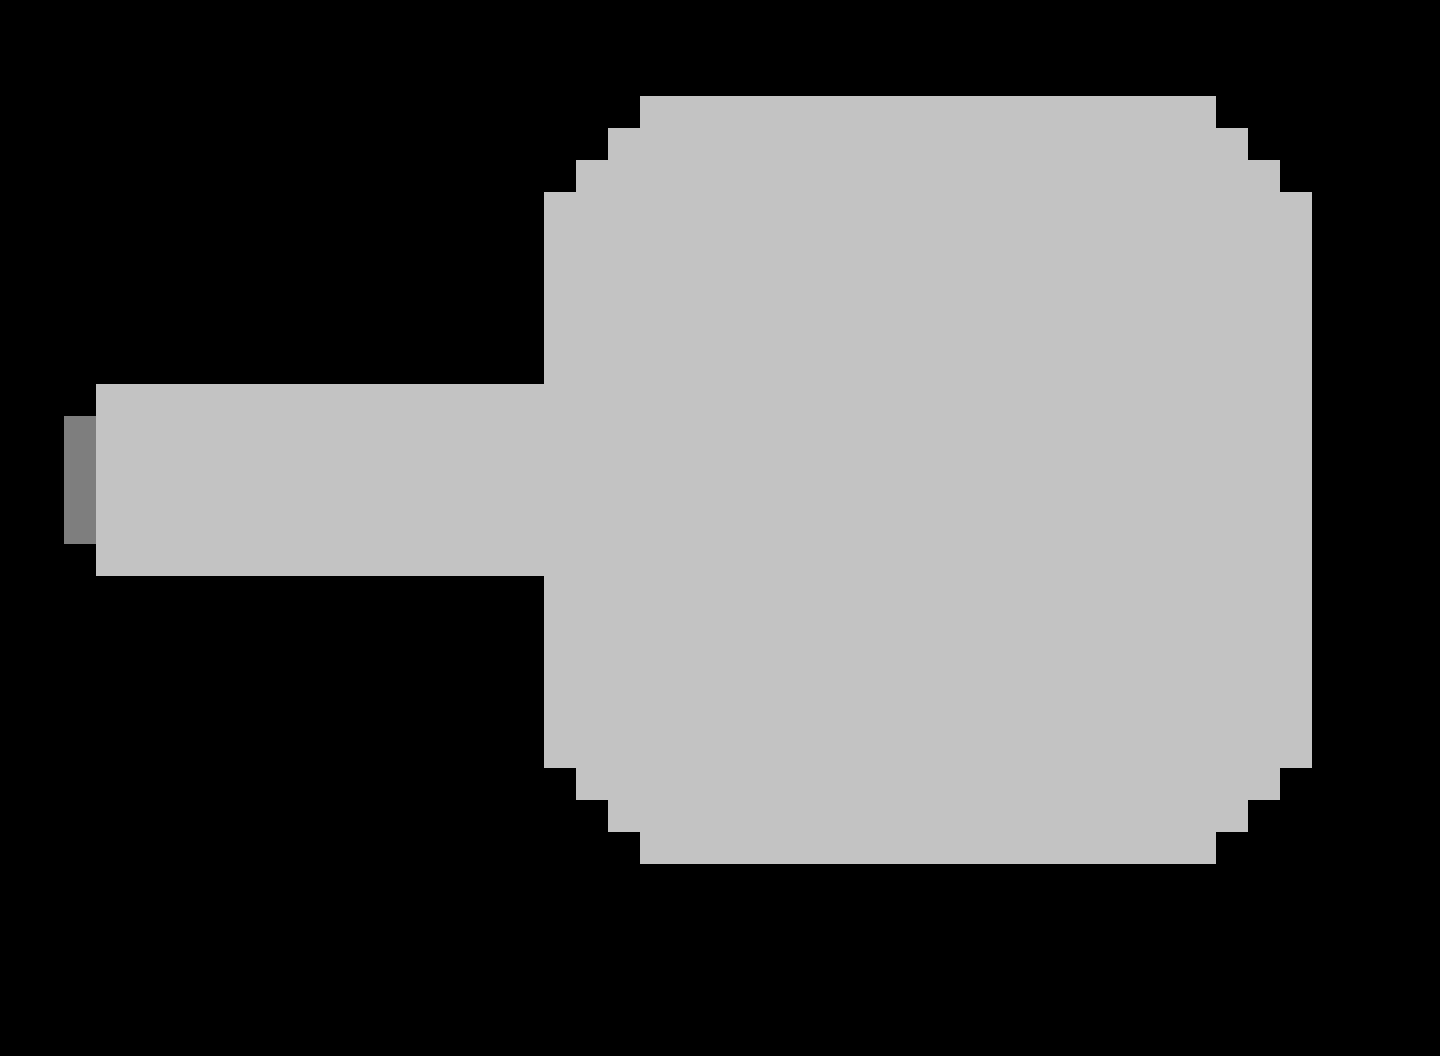

A level layout from a 2D game, rendered from its tile map. Below: a short description, then the map file with its tile-grid data intact:
An orthogonal 45x33 tile map with 32x32 px tiles, 2 tile layers (Calque de Tuiles 1, map base).

<map version="1.9" tiledversion="1.9.2" orientation="orthogonal" renderorder="right-down" width="45" height="33" tilewidth="32" tileheight="32" infinite="0" nextlayerid="3" nextobjectid="1">
 <tileset firstgid="1" name="tuile test" tilewidth="32" tileheight="32" tilecount="20" columns="5">
  <image source="../test placeholder.png" width="160" height="128" />
 </tileset>
 <layer id="1" name="Calque de Tuiles 1" width="45" height="33">
  <data encoding="csv">
0,0,0,0,0,0,0,0,0,0,0,0,0,0,0,0,0,0,0,0,0,0,0,0,0,0,0,0,0,0,0,0,0,0,0,0,0,0,0,0,0,0,0,0,0,
0,0,0,0,0,0,0,0,0,0,0,0,0,0,0,0,0,0,0,0,0,0,0,0,0,0,0,0,0,0,0,0,0,0,0,0,0,0,0,0,0,0,0,0,0,
0,0,0,0,0,0,0,0,0,0,0,0,0,0,0,0,0,0,0,0,0,0,0,0,0,0,0,0,0,0,0,0,0,0,0,0,0,0,0,0,0,0,0,0,0,
0,0,0,0,0,0,0,0,0,0,0,0,0,0,0,0,0,0,0,0,0,0,0,0,0,0,0,0,0,0,0,0,0,0,0,0,0,0,0,0,0,0,0,0,0,
0,0,0,0,0,0,0,0,0,0,0,0,0,0,0,0,0,0,0,0,0,0,0,0,0,0,0,0,0,0,0,0,0,0,0,0,0,0,0,0,0,0,0,0,0,
0,0,0,0,0,0,0,0,0,0,0,0,0,0,0,0,0,0,0,0,0,0,0,0,0,0,0,0,0,0,0,0,0,0,0,0,0,0,0,0,0,0,0,0,0,
0,0,0,0,0,0,0,0,0,0,0,0,0,0,0,0,0,0,0,0,0,0,0,0,0,0,0,0,0,0,0,0,0,0,0,0,0,0,0,0,0,0,0,0,0,
0,0,0,0,0,0,0,0,0,0,0,0,0,0,0,0,0,0,0,0,0,0,0,0,0,0,0,0,0,0,0,0,0,0,0,0,0,0,0,0,0,0,0,0,0,
0,0,0,0,0,0,0,0,0,0,0,0,0,0,0,0,0,0,0,0,0,0,0,0,0,0,0,0,0,0,0,0,0,0,0,0,0,0,0,0,0,0,0,0,0,
0,0,0,0,0,0,0,0,0,0,0,0,0,0,0,0,0,0,0,0,0,0,0,0,0,0,0,0,0,0,0,0,0,0,0,0,0,0,0,0,0,0,0,0,0,
0,0,0,0,0,0,0,0,0,0,0,0,0,0,0,0,0,0,0,0,0,0,0,0,0,0,0,0,0,0,0,0,0,0,0,0,0,0,0,0,0,0,0,0,0,
0,0,0,0,0,0,0,0,0,0,0,0,0,0,0,0,0,0,0,0,0,0,0,0,0,0,0,0,0,0,0,0,0,0,0,0,0,0,0,0,0,0,0,0,0,
0,0,0,0,0,0,0,0,0,0,0,0,0,0,0,0,0,0,0,0,0,0,0,0,0,0,0,0,0,0,0,0,0,0,0,0,0,0,0,0,0,0,0,0,0,
0,0,0,0,0,0,0,0,0,0,0,0,0,0,0,0,0,0,0,0,0,0,0,0,0,0,0,0,0,0,0,0,0,0,0,0,0,0,0,0,0,0,0,0,0,
0,0,0,0,0,0,0,0,0,0,0,0,0,0,0,0,0,0,0,0,0,0,0,0,0,0,0,0,0,0,0,0,0,0,0,0,0,0,0,0,0,0,0,0,0,
0,0,0,0,0,0,0,0,0,0,0,0,0,0,0,0,0,0,0,0,0,0,0,0,0,0,0,0,0,0,0,0,0,0,0,0,0,0,0,0,0,0,0,0,0,
0,0,0,0,0,0,0,0,0,0,0,0,0,0,0,0,0,0,0,0,0,0,0,0,0,0,0,0,0,0,0,0,0,0,0,0,0,0,0,0,0,0,0,0,0,
0,0,0,0,0,0,0,0,0,0,0,0,0,0,0,0,0,0,0,0,0,0,0,0,0,0,0,0,0,0,0,0,0,0,0,0,0,0,0,0,0,0,0,0,0,
0,0,0,0,0,0,0,0,0,0,0,0,0,0,0,0,0,0,0,0,0,0,0,0,0,0,0,0,0,0,0,0,0,0,0,0,0,0,0,0,0,0,0,0,0,
0,0,0,0,0,0,0,0,0,0,0,0,0,0,0,0,0,0,0,0,0,0,0,0,0,0,0,0,0,0,0,0,0,0,0,0,0,0,0,0,0,0,0,0,0,
0,0,0,0,0,0,0,0,0,0,0,0,0,0,0,0,0,0,0,0,0,0,0,0,0,0,0,0,0,0,0,0,0,0,0,0,0,0,0,0,0,0,0,0,0,
0,0,0,0,0,0,0,0,0,0,0,0,0,0,0,0,0,0,0,0,0,0,0,0,0,0,0,0,0,0,0,0,0,0,0,0,0,0,0,0,0,0,0,0,0,
0,0,0,0,0,0,0,0,0,0,0,0,0,0,0,0,0,0,0,0,0,0,0,0,0,0,0,0,0,0,0,0,0,0,0,0,0,0,0,0,0,0,0,0,0,
0,0,0,0,0,0,0,0,0,0,0,0,0,0,0,0,0,0,0,0,0,0,0,0,0,0,0,0,0,0,0,0,0,0,0,0,0,0,0,0,0,0,0,0,0,
0,0,0,0,0,0,0,0,0,0,0,0,0,0,0,0,0,0,0,0,0,0,0,0,0,0,0,0,0,0,0,0,0,0,0,0,0,0,0,0,0,0,0,0,0,
0,0,0,0,0,0,0,0,0,0,0,0,0,0,0,0,0,0,0,0,0,0,0,0,0,0,0,0,0,0,0,0,0,0,0,0,0,0,0,0,0,0,0,0,0,
0,0,0,0,0,0,0,0,0,0,0,0,0,0,0,0,0,0,0,0,0,0,0,0,0,0,0,0,0,0,0,0,0,0,0,0,0,0,0,0,0,0,0,0,0,
0,0,0,0,0,0,0,0,0,0,0,0,0,0,0,0,0,0,0,0,0,0,0,0,0,0,0,0,0,0,0,0,0,0,0,0,0,0,0,0,0,0,0,0,0,
0,0,0,0,0,0,0,0,0,0,0,0,0,0,0,0,0,0,0,0,0,0,0,0,0,0,0,0,0,0,0,0,0,0,0,0,0,0,0,0,0,0,0,0,0,
0,0,0,0,0,0,0,0,0,0,0,0,0,0,0,0,0,0,0,0,0,0,0,0,0,0,0,0,0,0,0,0,0,0,0,0,0,0,0,0,0,0,0,0,0,
0,0,0,0,0,0,0,0,0,0,0,0,0,0,0,0,0,0,0,0,0,0,0,0,0,0,0,0,0,0,0,0,0,0,0,0,0,0,0,0,0,0,0,0,0,
0,0,0,0,0,0,0,0,0,0,0,0,0,0,0,0,0,0,0,0,0,0,0,0,0,0,0,0,0,0,0,0,0,0,0,0,0,0,0,0,0,0,0,0,0,
0,0,0,0,0,0,0,0,0,0,0,0,0,0,0,0,0,0,0,0,0,0,0,0,0,0,0,0,0,0,0,0,0,0,0,0,0,0,0,0,0,0,0,0,0
</data>
 </layer>
 <layer id="2" name="map base" width="45" height="33">
  <data encoding="csv">
17,17,17,17,17,17,17,17,17,17,17,17,17,17,17,17,17,17,17,17,17,17,17,17,17,17,17,17,17,17,17,17,17,17,17,17,17,17,17,17,17,17,17,17,17,
17,17,17,17,17,17,17,17,17,17,17,17,17,17,17,17,17,17,17,17,17,17,17,17,17,17,17,17,17,17,17,17,17,17,17,17,17,17,17,17,17,17,17,17,17,
17,17,17,17,17,17,17,17,17,17,17,17,17,17,17,17,17,17,17,17,3,3,3,3,3,3,3,3,3,3,3,3,3,3,3,3,3,3,17,17,17,17,17,17,17,
17,17,17,17,17,17,17,17,17,17,17,17,17,17,17,17,17,17,17,3,8,8,8,8,8,8,8,8,8,8,8,8,8,8,8,8,8,8,3,17,17,17,17,17,17,
17,17,17,17,17,17,17,17,17,17,17,17,17,17,17,17,17,17,3,8,8,8,8,8,8,8,8,8,8,8,8,8,8,8,8,8,8,8,8,3,17,17,17,17,17,
17,17,17,17,17,17,17,17,17,17,17,17,17,17,17,17,17,3,8,8,8,8,8,8,8,8,8,8,8,8,8,8,8,8,8,8,8,8,8,8,3,17,17,17,17,
17,17,17,17,17,17,17,17,17,17,17,17,17,17,17,17,3,8,8,8,8,8,8,8,8,8,8,8,8,8,8,8,8,8,8,8,8,8,8,8,8,3,17,17,17,
17,17,17,17,17,17,17,17,17,17,17,17,17,17,17,17,3,8,8,8,8,8,8,8,8,8,8,8,8,8,8,8,8,8,8,8,8,8,8,8,8,3,17,17,17,
17,17,17,17,17,17,17,17,17,17,17,17,17,17,17,17,3,8,8,8,8,8,8,8,8,8,8,8,8,8,8,8,8,8,8,8,8,8,8,8,8,3,17,17,17,
17,17,17,17,17,17,17,17,17,17,17,17,17,17,17,17,3,8,8,8,8,8,8,8,8,8,8,8,8,8,8,8,8,8,8,8,8,8,8,8,8,3,17,17,17,
17,17,17,17,17,17,17,17,17,17,17,17,17,17,17,17,3,8,8,8,8,8,8,8,8,8,8,8,8,8,8,8,8,8,8,8,8,8,8,8,8,3,17,17,17,
17,17,3,3,3,3,3,3,3,3,3,3,3,3,3,3,3,8,8,8,8,8,8,8,8,8,8,8,8,8,8,8,8,8,8,8,8,8,8,8,8,3,17,17,17,
17,17,3,8,8,8,8,8,8,8,8,8,8,8,8,8,8,8,8,8,8,8,8,8,8,8,8,8,8,8,8,8,8,8,8,8,8,8,8,8,8,3,17,17,17,
17,17,4,8,8,8,8,8,8,8,8,8,8,8,8,8,8,8,8,8,8,8,8,8,8,8,8,8,8,8,8,8,8,8,8,8,8,8,8,8,8,3,17,17,17,
17,17,4,8,8,8,8,8,8,8,8,8,8,8,8,8,8,8,8,8,8,8,8,8,8,8,8,8,8,8,8,8,8,8,8,8,8,8,8,8,8,3,17,17,17,
17,17,4,8,8,8,8,8,8,8,8,8,8,8,8,8,8,8,8,8,8,8,8,8,8,8,8,8,8,8,8,8,8,8,8,8,8,8,8,8,8,3,17,17,17,
17,17,4,8,8,8,8,8,8,8,8,8,8,8,8,8,8,8,8,8,8,8,8,8,8,8,8,8,8,8,8,8,8,8,8,8,8,8,8,8,8,3,17,17,17,
17,17,3,8,8,8,8,8,8,8,8,8,8,8,8,8,8,8,8,8,8,8,8,8,8,8,8,8,8,8,8,8,8,8,8,8,8,8,8,8,8,3,17,17,17,
17,17,3,3,3,3,3,3,3,3,3,3,3,3,3,3,3,8,8,8,8,8,8,8,8,8,8,8,8,8,8,8,8,8,8,8,8,8,8,8,8,3,17,17,17,
17,17,17,17,17,17,17,17,17,17,17,17,17,17,17,17,3,8,8,8,8,8,8,8,8,8,8,8,8,8,8,8,8,8,8,8,8,8,8,8,8,3,17,17,17,
17,17,17,17,17,17,17,17,17,17,17,17,17,17,17,17,3,8,8,8,8,8,8,8,8,8,8,8,8,8,8,8,8,8,8,8,8,8,8,8,8,3,17,17,17,
17,17,17,17,17,17,17,17,17,17,17,17,17,17,17,17,3,8,8,8,8,8,8,8,8,8,8,8,8,8,8,8,8,8,8,8,8,8,8,8,8,3,17,17,17,
17,17,17,17,17,17,17,17,17,17,17,17,17,17,17,17,3,8,8,8,8,8,8,8,8,8,8,8,8,8,8,8,8,8,8,8,8,8,8,8,8,3,17,17,17,
17,17,17,17,17,17,17,17,17,17,17,17,17,17,17,17,3,8,8,8,8,8,8,8,8,8,8,8,8,8,8,8,8,8,8,8,8,8,8,8,8,3,17,17,17,
17,17,17,17,17,17,17,17,17,17,17,17,17,17,17,17,17,3,8,8,8,8,8,8,8,8,8,8,8,8,8,8,8,8,8,8,8,8,8,8,3,17,17,17,17,
17,17,17,17,17,17,17,17,17,17,17,17,17,17,17,17,17,17,3,8,8,8,8,8,8,8,8,8,8,8,8,8,8,8,8,8,8,8,8,3,17,17,17,17,17,
17,17,17,17,17,17,17,17,17,17,17,17,17,17,17,17,17,17,17,3,8,8,8,8,8,8,8,8,8,8,8,8,8,8,8,8,8,8,3,17,17,17,17,17,17,
17,17,17,17,17,17,17,17,17,17,17,17,17,17,17,17,17,17,17,17,3,3,3,3,3,3,3,3,3,3,3,3,3,3,3,3,3,3,17,17,17,17,17,17,17,
17,17,17,17,17,17,17,17,17,17,17,17,17,17,17,17,17,17,17,17,17,17,17,17,17,17,17,17,17,17,17,17,17,17,17,17,17,17,17,17,17,17,17,17,17,
17,17,17,17,17,17,17,17,17,17,17,17,17,17,17,17,17,17,17,17,17,17,17,17,17,17,17,17,17,17,17,17,17,17,17,17,17,17,17,17,17,17,17,17,17,
17,17,17,17,17,17,17,17,17,17,17,17,17,17,17,17,17,17,17,17,17,17,17,17,17,17,17,17,17,17,17,17,17,17,17,17,17,17,17,17,17,17,17,17,17,
17,17,17,17,17,17,17,17,17,17,17,17,17,17,17,17,17,17,17,17,17,17,17,17,17,17,17,17,17,17,17,17,17,17,17,17,17,17,17,17,17,17,17,17,17,
17,17,17,17,17,17,17,17,17,17,17,17,17,17,17,17,17,17,17,17,17,17,17,17,17,17,17,17,17,17,17,17,17,17,17,17,17,17,17,17,17,17,17,17,17
</data>
 </layer>
</map>
